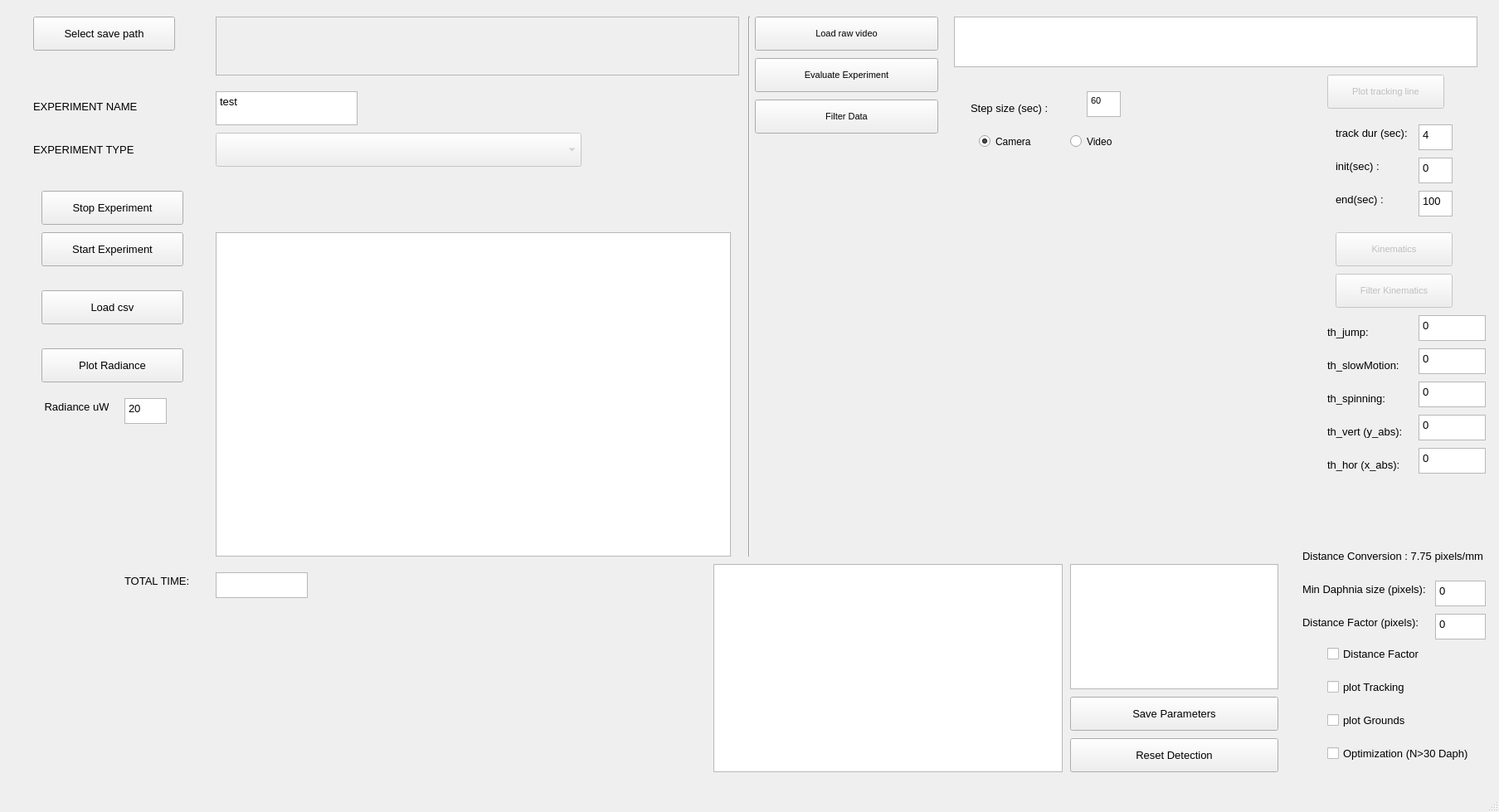
<?xml version="1.0" encoding="UTF-8"?>
<ui version="4.0">
 <class>MainWindow</class>
 <widget class="QMainWindow" name="MainWindow">
  <property name="geometry">
   <rect>
    <x>0</x>
    <y>0</y>
    <width>1807</width>
    <height>979</height>
   </rect>
  </property>
  <property name="windowTitle">
   <string>MainWindow</string>
  </property>
  <widget class="QWidget" name="centralwidget">
   <widget class="QPushButton" name="startExp_button">
    <property name="geometry">
     <rect>
      <x>50</x>
      <y>280</y>
      <width>171</width>
      <height>41</height>
     </rect>
    </property>
    <property name="font">
     <font>
      <pointsize>10</pointsize>
     </font>
    </property>
    <property name="text">
     <string>Start Experiment</string>
    </property>
   </widget>
   <widget class="QTableWidget" name="sequence_table">
    <property name="geometry">
     <rect>
      <x>260</x>
      <y>280</y>
      <width>621</width>
      <height>391</height>
     </rect>
    </property>
    <property name="lineWidth">
     <number>2</number>
    </property>
    <property name="dragDropMode">
     <enum>QAbstractItemView::DragDrop</enum>
    </property>
    <property name="alternatingRowColors">
     <bool>true</bool>
    </property>
    <property name="textElideMode">
     <enum>Qt::ElideMiddle</enum>
    </property>
    <attribute name="horizontalHeaderVisible">
     <bool>true</bool>
    </attribute>
    <attribute name="horizontalHeaderCascadingSectionResizes">
     <bool>true</bool>
    </attribute>
    <attribute name="horizontalHeaderMinimumSectionSize">
     <number>40</number>
    </attribute>
    <attribute name="horizontalHeaderDefaultSectionSize">
     <number>150</number>
    </attribute>
    <attribute name="verticalHeaderVisible">
     <bool>false</bool>
    </attribute>
    <attribute name="verticalHeaderCascadingSectionResizes">
     <bool>true</bool>
    </attribute>
    <attribute name="verticalHeaderDefaultSectionSize">
     <number>40</number>
    </attribute>
   </widget>
   <widget class="QTextEdit" name="totalTime">
    <property name="geometry">
     <rect>
      <x>260</x>
      <y>690</y>
      <width>111</width>
      <height>31</height>
     </rect>
    </property>
    <property name="html">
     <string>&lt;!DOCTYPE HTML PUBLIC &quot;-//W3C//DTD HTML 4.0//EN&quot; &quot;http://www.w3.org/TR/REC-html40/strict.dtd&quot;&gt;
&lt;html&gt;&lt;head&gt;&lt;meta name=&quot;qrichtext&quot; content=&quot;1&quot; /&gt;&lt;style type=&quot;text/css&quot;&gt;
p, li { white-space: pre-wrap; }
&lt;/style&gt;&lt;/head&gt;&lt;body style=&quot; font-family:'MS Shell Dlg 2'; font-size:8.25pt; font-weight:400; font-style:normal;&quot;&gt;
&lt;p style=&quot;-qt-paragraph-type:empty; margin-top:0px; margin-bottom:0px; margin-left:0px; margin-right:0px; -qt-block-indent:0; text-indent:0px; font-size:8pt;&quot;&gt;&lt;br /&gt;&lt;/p&gt;&lt;/body&gt;&lt;/html&gt;</string>
    </property>
    <property name="acceptRichText">
     <bool>true</bool>
    </property>
    <property name="textInteractionFlags">
     <set>Qt::NoTextInteraction</set>
    </property>
   </widget>
   <widget class="QComboBox" name="comboBox">
    <property name="enabled">
     <bool>false</bool>
    </property>
    <property name="geometry">
     <rect>
      <x>260</x>
      <y>160</y>
      <width>441</width>
      <height>41</height>
     </rect>
    </property>
    <property name="font">
     <font>
      <pointsize>10</pointsize>
     </font>
    </property>
   </widget>
   <widget class="QLabel" name="label">
    <property name="geometry">
     <rect>
      <x>40</x>
      <y>170</y>
      <width>201</width>
      <height>20</height>
     </rect>
    </property>
    <property name="font">
     <font>
      <pointsize>10</pointsize>
     </font>
    </property>
    <property name="text">
     <string>EXPERIMENT TYPE</string>
    </property>
   </widget>
   <widget class="QTextEdit" name="expName_textEdit">
    <property name="geometry">
     <rect>
      <x>260</x>
      <y>110</y>
      <width>171</width>
      <height>41</height>
     </rect>
    </property>
    <property name="font">
     <font>
      <pointsize>10</pointsize>
     </font>
    </property>
    <property name="html">
     <string>&lt;!DOCTYPE HTML PUBLIC &quot;-//W3C//DTD HTML 4.0//EN&quot; &quot;http://www.w3.org/TR/REC-html40/strict.dtd&quot;&gt;
&lt;html&gt;&lt;head&gt;&lt;meta name=&quot;qrichtext&quot; content=&quot;1&quot; /&gt;&lt;style type=&quot;text/css&quot;&gt;
p, li { white-space: pre-wrap; }
&lt;/style&gt;&lt;/head&gt;&lt;body style=&quot; font-family:'MS Shell Dlg 2'; font-size:10pt; font-weight:400; font-style:normal;&quot;&gt;
&lt;p style=&quot; margin-top:0px; margin-bottom:0px; margin-left:0px; margin-right:0px; -qt-block-indent:0; text-indent:0px;&quot;&gt;test&lt;/p&gt;&lt;/body&gt;&lt;/html&gt;</string>
    </property>
   </widget>
   <widget class="QLabel" name="label_3">
    <property name="geometry">
     <rect>
      <x>40</x>
      <y>120</y>
      <width>171</width>
      <height>16</height>
     </rect>
    </property>
    <property name="font">
     <font>
      <pointsize>10</pointsize>
     </font>
    </property>
    <property name="text">
     <string>EXPERIMENT NAME</string>
    </property>
   </widget>
   <widget class="QTextEdit" name="expPath_textEdit">
    <property name="enabled">
     <bool>false</bool>
    </property>
    <property name="geometry">
     <rect>
      <x>260</x>
      <y>20</y>
      <width>631</width>
      <height>71</height>
     </rect>
    </property>
    <property name="font">
     <font>
      <pointsize>10</pointsize>
     </font>
    </property>
   </widget>
   <widget class="QPushButton" name="selectPath_button">
    <property name="geometry">
     <rect>
      <x>40</x>
      <y>20</y>
      <width>171</width>
      <height>41</height>
     </rect>
    </property>
    <property name="font">
     <font>
      <pointsize>10</pointsize>
     </font>
    </property>
    <property name="text">
     <string>Select save path</string>
    </property>
   </widget>
   <widget class="QLabel" name="label_6">
    <property name="geometry">
     <rect>
      <x>150</x>
      <y>690</y>
      <width>81</width>
      <height>20</height>
     </rect>
    </property>
    <property name="font">
     <font>
      <pointsize>10</pointsize>
     </font>
    </property>
    <property name="text">
     <string>TOTAL TIME:</string>
    </property>
   </widget>
   <widget class="QPushButton" name="resetDetection_button">
    <property name="geometry">
     <rect>
      <x>1290</x>
      <y>890</y>
      <width>251</width>
      <height>41</height>
     </rect>
    </property>
    <property name="font">
     <font>
      <pointsize>10</pointsize>
     </font>
    </property>
    <property name="text">
     <string>Reset Detection</string>
    </property>
   </widget>
   <widget class="QLabel" name="initFrame_label">
    <property name="geometry">
     <rect>
      <x>920</x>
      <y>200</y>
      <width>801</width>
      <height>471</height>
     </rect>
    </property>
    <property name="autoFillBackground">
     <bool>true</bool>
    </property>
    <property name="text">
     <string/>
    </property>
   </widget>
   <widget class="QPushButton" name="loadCsv_button">
    <property name="geometry">
     <rect>
      <x>50</x>
      <y>350</y>
      <width>171</width>
      <height>41</height>
     </rect>
    </property>
    <property name="font">
     <font>
      <pointsize>10</pointsize>
     </font>
    </property>
    <property name="text">
     <string>Load csv</string>
    </property>
   </widget>
   <widget class="QTextEdit" name="minDaphSize_textEdit">
    <property name="geometry">
     <rect>
      <x>1730</x>
      <y>700</y>
      <width>61</width>
      <height>31</height>
     </rect>
    </property>
    <property name="font">
     <font>
      <pointsize>10</pointsize>
     </font>
    </property>
    <property name="html">
     <string>&lt;!DOCTYPE HTML PUBLIC &quot;-//W3C//DTD HTML 4.0//EN&quot; &quot;http://www.w3.org/TR/REC-html40/strict.dtd&quot;&gt;
&lt;html&gt;&lt;head&gt;&lt;meta name=&quot;qrichtext&quot; content=&quot;1&quot; /&gt;&lt;style type=&quot;text/css&quot;&gt;
p, li { white-space: pre-wrap; }
&lt;/style&gt;&lt;/head&gt;&lt;body style=&quot; font-family:'MS Shell Dlg 2'; font-size:10pt; font-weight:400; font-style:normal;&quot;&gt;
&lt;p style=&quot; margin-top:0px; margin-bottom:0px; margin-left:0px; margin-right:0px; -qt-block-indent:0; text-indent:0px;&quot;&gt;0&lt;/p&gt;&lt;/body&gt;&lt;/html&gt;</string>
    </property>
   </widget>
   <widget class="QLabel" name="label_8">
    <property name="geometry">
     <rect>
      <x>1570</x>
      <y>700</y>
      <width>151</width>
      <height>20</height>
     </rect>
    </property>
    <property name="font">
     <font>
      <pointsize>10</pointsize>
     </font>
    </property>
    <property name="text">
     <string>Min Daphnia size (pixels):</string>
    </property>
   </widget>
   <widget class="Line" name="line">
    <property name="geometry">
     <rect>
      <x>893</x>
      <y>20</y>
      <width>20</width>
      <height>651</height>
     </rect>
    </property>
    <property name="orientation">
     <enum>Qt::Vertical</enum>
    </property>
   </widget>
   <widget class="QTableWidget" name="grounds_table">
    <property name="geometry">
     <rect>
      <x>860</x>
      <y>680</y>
      <width>421</width>
      <height>251</height>
     </rect>
    </property>
   </widget>
   <widget class="QTableWidget" name="areas_table">
    <property name="geometry">
     <rect>
      <x>1290</x>
      <y>680</y>
      <width>251</width>
      <height>151</height>
     </rect>
    </property>
   </widget>
   <widget class="QPushButton" name="saveParams_Button">
    <property name="geometry">
     <rect>
      <x>1290</x>
      <y>840</y>
      <width>251</width>
      <height>41</height>
     </rect>
    </property>
    <property name="font">
     <font>
      <pointsize>10</pointsize>
     </font>
    </property>
    <property name="text">
     <string>Save Parameters</string>
    </property>
   </widget>
   <widget class="QPushButton" name="filter_Button">
    <property name="geometry">
     <rect>
      <x>910</x>
      <y>120</y>
      <width>221</width>
      <height>41</height>
     </rect>
    </property>
    <property name="font">
     <font>
      <pointsize>8</pointsize>
     </font>
    </property>
    <property name="text">
     <string>Filter Data</string>
    </property>
   </widget>
   <widget class="QLabel" name="label_2">
    <property name="geometry">
     <rect>
      <x>1170</x>
      <y>110</y>
      <width>141</width>
      <height>41</height>
     </rect>
    </property>
    <property name="font">
     <font>
      <pointsize>10</pointsize>
     </font>
    </property>
    <property name="text">
     <string>Step size (sec) :</string>
    </property>
   </widget>
   <widget class="QTextEdit" name="step_textEdit">
    <property name="geometry">
     <rect>
      <x>1310</x>
      <y>110</y>
      <width>41</width>
      <height>31</height>
     </rect>
    </property>
    <property name="font">
     <font>
      <pointsize>10</pointsize>
     </font>
    </property>
    <property name="html">
     <string>&lt;!DOCTYPE HTML PUBLIC &quot;-//W3C//DTD HTML 4.0//EN&quot; &quot;http://www.w3.org/TR/REC-html40/strict.dtd&quot;&gt;
&lt;html&gt;&lt;head&gt;&lt;meta name=&quot;qrichtext&quot; content=&quot;1&quot; /&gt;&lt;style type=&quot;text/css&quot;&gt;
p, li { white-space: pre-wrap; }
&lt;/style&gt;&lt;/head&gt;&lt;body style=&quot; font-family:'MS Shell Dlg 2'; font-size:10pt; font-weight:400; font-style:normal;&quot;&gt;
&lt;p style=&quot; margin-top:0px; margin-bottom:0px; margin-left:0px; margin-right:0px; -qt-block-indent:0; text-indent:0px;&quot;&gt;&lt;span style=&quot; font-size:8pt;&quot;&gt;60&lt;/span&gt;&lt;/p&gt;&lt;/body&gt;&lt;/html&gt;</string>
    </property>
   </widget>
   <widget class="QPushButton" name="loadExp_pushButton">
    <property name="geometry">
     <rect>
      <x>910</x>
      <y>20</y>
      <width>221</width>
      <height>41</height>
     </rect>
    </property>
    <property name="font">
     <font>
      <pointsize>8</pointsize>
     </font>
    </property>
    <property name="text">
     <string>Load raw video</string>
    </property>
   </widget>
   <widget class="QTextEdit" name="exp_textEdit">
    <property name="geometry">
     <rect>
      <x>1150</x>
      <y>20</y>
      <width>631</width>
      <height>61</height>
     </rect>
    </property>
    <property name="font">
     <font>
      <pointsize>8</pointsize>
     </font>
    </property>
   </widget>
   <widget class="QPushButton" name="evalExp_Button">
    <property name="geometry">
     <rect>
      <x>910</x>
      <y>70</y>
      <width>221</width>
      <height>41</height>
     </rect>
    </property>
    <property name="font">
     <font>
      <pointsize>8</pointsize>
     </font>
    </property>
    <property name="text">
     <string>Evaluate Experiment</string>
    </property>
   </widget>
   <widget class="QRadioButton" name="radioButton_Camera">
    <property name="geometry">
     <rect>
      <x>1180</x>
      <y>160</y>
      <width>101</width>
      <height>21</height>
     </rect>
    </property>
    <property name="text">
     <string>Camera</string>
    </property>
    <property name="checked">
     <bool>true</bool>
    </property>
   </widget>
   <widget class="QRadioButton" name="radioButton_Video">
    <property name="geometry">
     <rect>
      <x>1290</x>
      <y>160</y>
      <width>101</width>
      <height>21</height>
     </rect>
    </property>
    <property name="text">
     <string>Video</string>
    </property>
   </widget>
   <widget class="QTextEdit" name="distFactor_textEdit">
    <property name="geometry">
     <rect>
      <x>1730</x>
      <y>740</y>
      <width>61</width>
      <height>31</height>
     </rect>
    </property>
    <property name="font">
     <font>
      <pointsize>10</pointsize>
     </font>
    </property>
    <property name="html">
     <string>&lt;!DOCTYPE HTML PUBLIC &quot;-//W3C//DTD HTML 4.0//EN&quot; &quot;http://www.w3.org/TR/REC-html40/strict.dtd&quot;&gt;
&lt;html&gt;&lt;head&gt;&lt;meta name=&quot;qrichtext&quot; content=&quot;1&quot; /&gt;&lt;style type=&quot;text/css&quot;&gt;
p, li { white-space: pre-wrap; }
&lt;/style&gt;&lt;/head&gt;&lt;body style=&quot; font-family:'MS Shell Dlg 2'; font-size:10pt; font-weight:400; font-style:normal;&quot;&gt;
&lt;p style=&quot; margin-top:0px; margin-bottom:0px; margin-left:0px; margin-right:0px; -qt-block-indent:0; text-indent:0px;&quot;&gt;0&lt;/p&gt;&lt;/body&gt;&lt;/html&gt;</string>
    </property>
   </widget>
   <widget class="QCheckBox" name="distFactor_checkBox">
    <property name="geometry">
     <rect>
      <x>1600</x>
      <y>780</y>
      <width>141</width>
      <height>17</height>
     </rect>
    </property>
    <property name="font">
     <font>
      <pointsize>10</pointsize>
     </font>
    </property>
    <property name="text">
     <string>Distance Factor </string>
    </property>
   </widget>
   <widget class="QCheckBox" name="track_checkBox">
    <property name="geometry">
     <rect>
      <x>1600</x>
      <y>820</y>
      <width>141</width>
      <height>17</height>
     </rect>
    </property>
    <property name="font">
     <font>
      <pointsize>10</pointsize>
     </font>
    </property>
    <property name="text">
     <string>plot Tracking</string>
    </property>
   </widget>
   <widget class="QCheckBox" name="plotGr_checkBox">
    <property name="geometry">
     <rect>
      <x>1600</x>
      <y>860</y>
      <width>141</width>
      <height>17</height>
     </rect>
    </property>
    <property name="font">
     <font>
      <pointsize>10</pointsize>
     </font>
    </property>
    <property name="text">
     <string>plot Grounds</string>
    </property>
   </widget>
   <widget class="QLabel" name="label_9">
    <property name="geometry">
     <rect>
      <x>1570</x>
      <y>740</y>
      <width>151</width>
      <height>20</height>
     </rect>
    </property>
    <property name="font">
     <font>
      <pointsize>10</pointsize>
     </font>
    </property>
    <property name="text">
     <string>Distance Factor (pixels):</string>
    </property>
   </widget>
   <widget class="QCheckBox" name="optimization_checkBox">
    <property name="enabled">
     <bool>true</bool>
    </property>
    <property name="geometry">
     <rect>
      <x>1600</x>
      <y>900</y>
      <width>181</width>
      <height>16</height>
     </rect>
    </property>
    <property name="font">
     <font>
      <pointsize>10</pointsize>
     </font>
    </property>
    <property name="text">
     <string>Optimization (N&gt;30 Daph)</string>
    </property>
   </widget>
   <widget class="QTextEdit" name="textEdit">
    <property name="enabled">
     <bool>false</bool>
    </property>
    <property name="geometry">
     <rect>
      <x>260</x>
      <y>840</y>
      <width>371</width>
      <height>71</height>
     </rect>
    </property>
    <property name="focusPolicy">
     <enum>Qt::StrongFocus</enum>
    </property>
    <property name="autoFillBackground">
     <bool>false</bool>
    </property>
    <property name="frameShape">
     <enum>QFrame::NoFrame</enum>
    </property>
    <property name="frameShadow">
     <enum>QFrame::Plain</enum>
    </property>
   </widget>
   <widget class="QPushButton" name="plotRadiance_button">
    <property name="enabled">
     <bool>true</bool>
    </property>
    <property name="geometry">
     <rect>
      <x>50</x>
      <y>420</y>
      <width>171</width>
      <height>41</height>
     </rect>
    </property>
    <property name="font">
     <font>
      <pointsize>10</pointsize>
     </font>
    </property>
    <property name="text">
     <string>Plot Radiance</string>
    </property>
   </widget>
   <widget class="QTextEdit" name="radiance_textEdit">
    <property name="geometry">
     <rect>
      <x>150</x>
      <y>480</y>
      <width>51</width>
      <height>31</height>
     </rect>
    </property>
    <property name="font">
     <font>
      <pointsize>10</pointsize>
     </font>
    </property>
    <property name="html">
     <string>&lt;!DOCTYPE HTML PUBLIC &quot;-//W3C//DTD HTML 4.0//EN&quot; &quot;http://www.w3.org/TR/REC-html40/strict.dtd&quot;&gt;
&lt;html&gt;&lt;head&gt;&lt;meta name=&quot;qrichtext&quot; content=&quot;1&quot; /&gt;&lt;style type=&quot;text/css&quot;&gt;
p, li { white-space: pre-wrap; }
&lt;/style&gt;&lt;/head&gt;&lt;body style=&quot; font-family:'MS Shell Dlg 2'; font-size:10pt; font-weight:400; font-style:normal;&quot;&gt;
&lt;p style=&quot; margin-top:0px; margin-bottom:0px; margin-left:0px; margin-right:0px; -qt-block-indent:0; text-indent:0px;&quot;&gt;20&lt;/p&gt;&lt;/body&gt;&lt;/html&gt;</string>
    </property>
   </widget>
   <widget class="QLabel" name="label_11">
    <property name="geometry">
     <rect>
      <x>50</x>
      <y>480</y>
      <width>81</width>
      <height>20</height>
     </rect>
    </property>
    <property name="font">
     <font>
      <pointsize>10</pointsize>
     </font>
    </property>
    <property name="text">
     <string> Radiance uW</string>
    </property>
   </widget>
   <widget class="QLabel" name="label_5">
    <property name="geometry">
     <rect>
      <x>1610</x>
      <y>140</y>
      <width>91</width>
      <height>41</height>
     </rect>
    </property>
    <property name="font">
     <font>
      <pointsize>10</pointsize>
     </font>
    </property>
    <property name="text">
     <string>track dur (sec):</string>
    </property>
   </widget>
   <widget class="QPushButton" name="plot_line_Button">
    <property name="enabled">
     <bool>false</bool>
    </property>
    <property name="geometry">
     <rect>
      <x>1600</x>
      <y>90</y>
      <width>141</width>
      <height>41</height>
     </rect>
    </property>
    <property name="font">
     <font>
      <pointsize>8</pointsize>
     </font>
    </property>
    <property name="text">
     <string>Plot tracking line</string>
    </property>
   </widget>
   <widget class="QTextEdit" name="track_line_sec_textEdit">
    <property name="geometry">
     <rect>
      <x>1710</x>
      <y>150</y>
      <width>41</width>
      <height>31</height>
     </rect>
    </property>
    <property name="font">
     <font>
      <pointsize>10</pointsize>
     </font>
    </property>
    <property name="html">
     <string>&lt;!DOCTYPE HTML PUBLIC &quot;-//W3C//DTD HTML 4.0//EN&quot; &quot;http://www.w3.org/TR/REC-html40/strict.dtd&quot;&gt;
&lt;html&gt;&lt;head&gt;&lt;meta name=&quot;qrichtext&quot; content=&quot;1&quot; /&gt;&lt;style type=&quot;text/css&quot;&gt;
p, li { white-space: pre-wrap; }
&lt;/style&gt;&lt;/head&gt;&lt;body style=&quot; font-family:'MS Shell Dlg 2'; font-size:10pt; font-weight:400; font-style:normal;&quot;&gt;
&lt;p style=&quot; margin-top:0px; margin-bottom:0px; margin-left:0px; margin-right:0px; -qt-block-indent:0; text-indent:0px;&quot;&gt;4&lt;/p&gt;&lt;/body&gt;&lt;/html&gt;</string>
    </property>
   </widget>
   <widget class="QLabel" name="label_10">
    <property name="geometry">
     <rect>
      <x>1610</x>
      <y>180</y>
      <width>71</width>
      <height>41</height>
     </rect>
    </property>
    <property name="font">
     <font>
      <pointsize>10</pointsize>
     </font>
    </property>
    <property name="text">
     <string>init(sec) :</string>
    </property>
   </widget>
   <widget class="QTextEdit" name="init_line_sec_textEdit">
    <property name="geometry">
     <rect>
      <x>1710</x>
      <y>190</y>
      <width>41</width>
      <height>31</height>
     </rect>
    </property>
    <property name="font">
     <font>
      <pointsize>10</pointsize>
     </font>
    </property>
    <property name="html">
     <string>&lt;!DOCTYPE HTML PUBLIC &quot;-//W3C//DTD HTML 4.0//EN&quot; &quot;http://www.w3.org/TR/REC-html40/strict.dtd&quot;&gt;
&lt;html&gt;&lt;head&gt;&lt;meta name=&quot;qrichtext&quot; content=&quot;1&quot; /&gt;&lt;style type=&quot;text/css&quot;&gt;
p, li { white-space: pre-wrap; }
&lt;/style&gt;&lt;/head&gt;&lt;body style=&quot; font-family:'MS Shell Dlg 2'; font-size:10pt; font-weight:400; font-style:normal;&quot;&gt;
&lt;p style=&quot; margin-top:0px; margin-bottom:0px; margin-left:0px; margin-right:0px; -qt-block-indent:0; text-indent:0px;&quot;&gt;0&lt;/p&gt;&lt;/body&gt;&lt;/html&gt;</string>
    </property>
   </widget>
   <widget class="QTextEdit" name="end_line_sec_textEdit">
    <property name="geometry">
     <rect>
      <x>1710</x>
      <y>230</y>
      <width>41</width>
      <height>31</height>
     </rect>
    </property>
    <property name="font">
     <font>
      <pointsize>10</pointsize>
     </font>
    </property>
    <property name="html">
     <string>&lt;!DOCTYPE HTML PUBLIC &quot;-//W3C//DTD HTML 4.0//EN&quot; &quot;http://www.w3.org/TR/REC-html40/strict.dtd&quot;&gt;
&lt;html&gt;&lt;head&gt;&lt;meta name=&quot;qrichtext&quot; content=&quot;1&quot; /&gt;&lt;style type=&quot;text/css&quot;&gt;
p, li { white-space: pre-wrap; }
&lt;/style&gt;&lt;/head&gt;&lt;body style=&quot; font-family:'MS Shell Dlg 2'; font-size:10pt; font-weight:400; font-style:normal;&quot;&gt;
&lt;p style=&quot; margin-top:0px; margin-bottom:0px; margin-left:0px; margin-right:0px; -qt-block-indent:0; text-indent:0px;&quot;&gt;100&lt;/p&gt;&lt;/body&gt;&lt;/html&gt;</string>
    </property>
   </widget>
   <widget class="QLabel" name="label_12">
    <property name="geometry">
     <rect>
      <x>1610</x>
      <y>220</y>
      <width>71</width>
      <height>41</height>
     </rect>
    </property>
    <property name="font">
     <font>
      <pointsize>10</pointsize>
     </font>
    </property>
    <property name="text">
     <string>end(sec) :</string>
    </property>
   </widget>
   <widget class="QPushButton" name="stopExp_button">
    <property name="geometry">
     <rect>
      <x>50</x>
      <y>230</y>
      <width>171</width>
      <height>41</height>
     </rect>
    </property>
    <property name="font">
     <font>
      <pointsize>10</pointsize>
     </font>
    </property>
    <property name="text">
     <string>Stop Experiment</string>
    </property>
   </widget>
   <widget class="QLabel" name="label_13">
    <property name="geometry">
     <rect>
      <x>1570</x>
      <y>660</y>
      <width>231</width>
      <height>20</height>
     </rect>
    </property>
    <property name="font">
     <font>
      <pointsize>10</pointsize>
     </font>
    </property>
    <property name="text">
     <string>Distance Conversion : 7.75 pixels/mm</string>
    </property>
   </widget>
   <widget class="QPushButton" name="kinematics_Button">
    <property name="enabled">
     <bool>false</bool>
    </property>
    <property name="geometry">
     <rect>
      <x>1610</x>
      <y>280</y>
      <width>141</width>
      <height>41</height>
     </rect>
    </property>
    <property name="font">
     <font>
      <pointsize>8</pointsize>
     </font>
    </property>
    <property name="text">
     <string>Kinematics</string>
    </property>
   </widget>
   <widget class="QLabel" name="label_14">
    <property name="geometry">
     <rect>
      <x>1600</x>
      <y>380</y>
      <width>111</width>
      <height>41</height>
     </rect>
    </property>
    <property name="font">
     <font>
      <pointsize>10</pointsize>
     </font>
    </property>
    <property name="text">
     <string>th_jump:</string>
    </property>
   </widget>
   <widget class="QTextEdit" name="th_jumps_textEdit">
    <property name="geometry">
     <rect>
      <x>1710</x>
      <y>380</y>
      <width>81</width>
      <height>31</height>
     </rect>
    </property>
    <property name="font">
     <font>
      <pointsize>10</pointsize>
     </font>
    </property>
    <property name="html">
     <string>&lt;!DOCTYPE HTML PUBLIC &quot;-//W3C//DTD HTML 4.0//EN&quot; &quot;http://www.w3.org/TR/REC-html40/strict.dtd&quot;&gt;
&lt;html&gt;&lt;head&gt;&lt;meta name=&quot;qrichtext&quot; content=&quot;1&quot; /&gt;&lt;style type=&quot;text/css&quot;&gt;
p, li { white-space: pre-wrap; }
&lt;/style&gt;&lt;/head&gt;&lt;body style=&quot; font-family:'MS Shell Dlg 2'; font-size:10pt; font-weight:400; font-style:normal;&quot;&gt;
&lt;p style=&quot; margin-top:0px; margin-bottom:0px; margin-left:0px; margin-right:0px; -qt-block-indent:0; text-indent:0px;&quot;&gt;0&lt;/p&gt;&lt;/body&gt;&lt;/html&gt;</string>
    </property>
   </widget>
   <widget class="QLabel" name="label_15">
    <property name="geometry">
     <rect>
      <x>1600</x>
      <y>420</y>
      <width>141</width>
      <height>41</height>
     </rect>
    </property>
    <property name="font">
     <font>
      <pointsize>10</pointsize>
     </font>
    </property>
    <property name="text">
     <string>th_slowMotion:</string>
    </property>
   </widget>
   <widget class="QTextEdit" name="th_slowMotion_textEdit">
    <property name="geometry">
     <rect>
      <x>1710</x>
      <y>420</y>
      <width>81</width>
      <height>31</height>
     </rect>
    </property>
    <property name="font">
     <font>
      <pointsize>10</pointsize>
     </font>
    </property>
    <property name="html">
     <string>&lt;!DOCTYPE HTML PUBLIC &quot;-//W3C//DTD HTML 4.0//EN&quot; &quot;http://www.w3.org/TR/REC-html40/strict.dtd&quot;&gt;
&lt;html&gt;&lt;head&gt;&lt;meta name=&quot;qrichtext&quot; content=&quot;1&quot; /&gt;&lt;style type=&quot;text/css&quot;&gt;
p, li { white-space: pre-wrap; }
&lt;/style&gt;&lt;/head&gt;&lt;body style=&quot; font-family:'MS Shell Dlg 2'; font-size:10pt; font-weight:400; font-style:normal;&quot;&gt;
&lt;p style=&quot; margin-top:0px; margin-bottom:0px; margin-left:0px; margin-right:0px; -qt-block-indent:0; text-indent:0px;&quot;&gt;0&lt;/p&gt;&lt;/body&gt;&lt;/html&gt;</string>
    </property>
   </widget>
   <widget class="QLabel" name="label_16">
    <property name="geometry">
     <rect>
      <x>1600</x>
      <y>460</y>
      <width>131</width>
      <height>41</height>
     </rect>
    </property>
    <property name="font">
     <font>
      <pointsize>10</pointsize>
     </font>
    </property>
    <property name="text">
     <string>th_spinning:</string>
    </property>
   </widget>
   <widget class="QTextEdit" name="th_spinning_textEdit">
    <property name="geometry">
     <rect>
      <x>1710</x>
      <y>460</y>
      <width>81</width>
      <height>31</height>
     </rect>
    </property>
    <property name="font">
     <font>
      <pointsize>10</pointsize>
     </font>
    </property>
    <property name="html">
     <string>&lt;!DOCTYPE HTML PUBLIC &quot;-//W3C//DTD HTML 4.0//EN&quot; &quot;http://www.w3.org/TR/REC-html40/strict.dtd&quot;&gt;
&lt;html&gt;&lt;head&gt;&lt;meta name=&quot;qrichtext&quot; content=&quot;1&quot; /&gt;&lt;style type=&quot;text/css&quot;&gt;
p, li { white-space: pre-wrap; }
&lt;/style&gt;&lt;/head&gt;&lt;body style=&quot; font-family:'MS Shell Dlg 2'; font-size:10pt; font-weight:400; font-style:normal;&quot;&gt;
&lt;p style=&quot; margin-top:0px; margin-bottom:0px; margin-left:0px; margin-right:0px; -qt-block-indent:0; text-indent:0px;&quot;&gt;0&lt;/p&gt;&lt;/body&gt;&lt;/html&gt;</string>
    </property>
   </widget>
   <widget class="QTextEdit" name="th_vertical_textEdit">
    <property name="geometry">
     <rect>
      <x>1710</x>
      <y>500</y>
      <width>81</width>
      <height>31</height>
     </rect>
    </property>
    <property name="font">
     <font>
      <pointsize>10</pointsize>
     </font>
    </property>
    <property name="html">
     <string>&lt;!DOCTYPE HTML PUBLIC &quot;-//W3C//DTD HTML 4.0//EN&quot; &quot;http://www.w3.org/TR/REC-html40/strict.dtd&quot;&gt;
&lt;html&gt;&lt;head&gt;&lt;meta name=&quot;qrichtext&quot; content=&quot;1&quot; /&gt;&lt;style type=&quot;text/css&quot;&gt;
p, li { white-space: pre-wrap; }
&lt;/style&gt;&lt;/head&gt;&lt;body style=&quot; font-family:'MS Shell Dlg 2'; font-size:10pt; font-weight:400; font-style:normal;&quot;&gt;
&lt;p style=&quot; margin-top:0px; margin-bottom:0px; margin-left:0px; margin-right:0px; -qt-block-indent:0; text-indent:0px;&quot;&gt;0&lt;/p&gt;&lt;/body&gt;&lt;/html&gt;</string>
    </property>
   </widget>
   <widget class="QLabel" name="label_17">
    <property name="geometry">
     <rect>
      <x>1600</x>
      <y>500</y>
      <width>141</width>
      <height>41</height>
     </rect>
    </property>
    <property name="font">
     <font>
      <pointsize>10</pointsize>
     </font>
    </property>
    <property name="text">
     <string>th_vert (y_abs):</string>
    </property>
   </widget>
   <widget class="QPushButton" name="filter_kinematics_Button">
    <property name="enabled">
     <bool>false</bool>
    </property>
    <property name="geometry">
     <rect>
      <x>1610</x>
      <y>330</y>
      <width>141</width>
      <height>41</height>
     </rect>
    </property>
    <property name="font">
     <font>
      <pointsize>8</pointsize>
     </font>
    </property>
    <property name="text">
     <string>Filter Kinematics</string>
    </property>
   </widget>
   <widget class="QTextEdit" name="th_horizontal_textEdit">
    <property name="geometry">
     <rect>
      <x>1710</x>
      <y>540</y>
      <width>81</width>
      <height>31</height>
     </rect>
    </property>
    <property name="font">
     <font>
      <pointsize>10</pointsize>
     </font>
    </property>
    <property name="html">
     <string>&lt;!DOCTYPE HTML PUBLIC &quot;-//W3C//DTD HTML 4.0//EN&quot; &quot;http://www.w3.org/TR/REC-html40/strict.dtd&quot;&gt;
&lt;html&gt;&lt;head&gt;&lt;meta name=&quot;qrichtext&quot; content=&quot;1&quot; /&gt;&lt;style type=&quot;text/css&quot;&gt;
p, li { white-space: pre-wrap; }
&lt;/style&gt;&lt;/head&gt;&lt;body style=&quot; font-family:'MS Shell Dlg 2'; font-size:10pt; font-weight:400; font-style:normal;&quot;&gt;
&lt;p style=&quot; margin-top:0px; margin-bottom:0px; margin-left:0px; margin-right:0px; -qt-block-indent:0; text-indent:0px;&quot;&gt;0&lt;/p&gt;&lt;/body&gt;&lt;/html&gt;</string>
    </property>
   </widget>
   <widget class="QLabel" name="label_18">
    <property name="geometry">
     <rect>
      <x>1600</x>
      <y>540</y>
      <width>141</width>
      <height>41</height>
     </rect>
    </property>
    <property name="font">
     <font>
      <pointsize>10</pointsize>
     </font>
    </property>
    <property name="text">
     <string>th_hor (x_abs):</string>
    </property>
   </widget>
  </widget>
  <widget class="QMenuBar" name="menubar">
   <property name="geometry">
    <rect>
     <x>0</x>
     <y>0</y>
     <width>1807</width>
     <height>21</height>
    </rect>
   </property>
  </widget>
  <widget class="QStatusBar" name="statusbar"/>
 </widget>
 <resources/>
 <connections/>
</ui>
